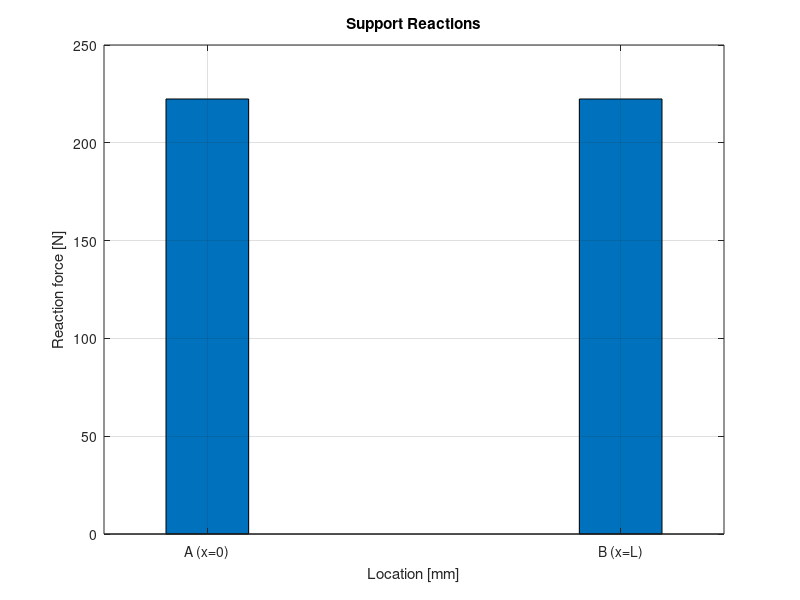
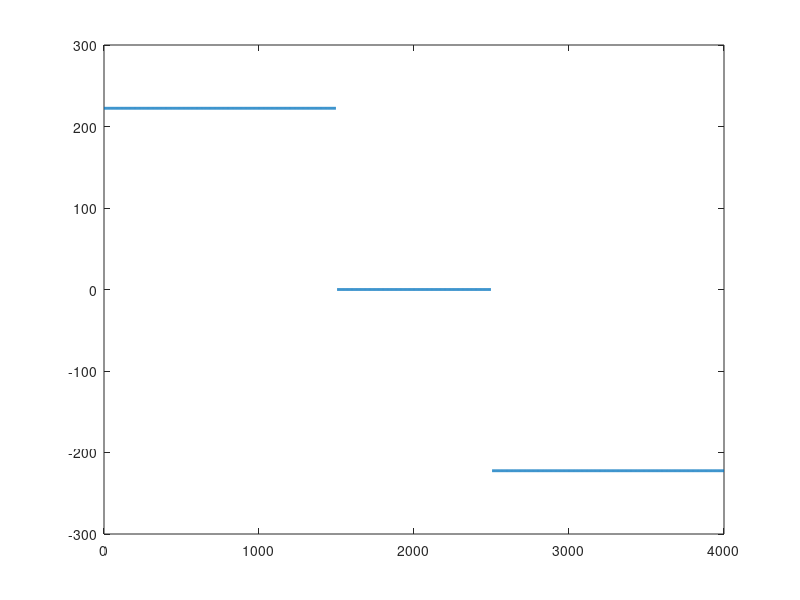

Reproduce these figures in MATLAB, in order. (Note: this script raises an error after producing the figures.)
clear; clc; close all;

%% ---- Inputs ----
E = 69000;        % [N/mm^2] Young's modulus
I = 2.475e6;      % [mm^4] second moment of area
P = 222.4;        % [N] each point load
L = 4000;         % [mm] span
d = 500;          % [mm] distance from midspan to each load

% Load locations (symmetric about midspan)
a = L/2 - d;      % left load position
b = L/2 + d;      % right load position

%% ---- Reactions (static equilibrium) ----
RA = P;           % [N]
RB = P;           % [N]

%% ---- Discretization ----
npts = 1001;
x = linspace(0,L,npts);

%% ---- Shear force V(x) [N] ----
V = zeros(size(x));

% Left of first load
left1 = x < a;
V(left1) = RA;

% Between the two loads
mid = x >= a & x < b;
V(mid) = RA - P;

% Right of second load
right1 = x >= b;
V(right1) = RA - P - P;   % = -P

% Put discontinuities at load points
[~,ia] = min(abs(x - a));
[~,ib] = min(abs(x - b));
V([ia ib]) = NaN;

%% ---- Bending moment M(x) [N*mm] ----
M = zeros(size(x));

% Region 1: 0 <= x < a
reg1 = x <= a;
M(reg1) = RA .* x(reg1);

% Region 2: a <= x < b
reg2 = (x >= a & x <= b);
M(reg2) = RA .* x(reg2) - P .* (x(reg2) - a);

% Region 3: b <= x <= L
reg3 = x >= b;
M(reg3) = RA .* x(reg3) - P .* (x(reg3) - a) - P .* (x(reg3) - b);

% Max moment occurs at midspan (symmetry)
Mmax = M(x == L/2);

%% ---- Deflection v(x) [mm], downward negative ----
% For multiple point loads, closed-form gets messy. 
% We'll solve using direct integration of EI*v''=M numerically.

dx = x(2)-x(1);
theta = cumtrapz(x, M/(E*I));          % slope (integration of curvature)
v = cumtrapz(x, theta);                % deflection

% Boundary condition corrections (v(0)=0, v(L)=0)
v = v - (v(end)/L).*x;  

% Max deflection (symmetric → at midspan)
[~,iVmax] = min(v);
vmax = v(iVmax);
xvmax = x(iVmax);

%% ---- Axial force N(x) [N] ----
N = zeros(size(x));  % zero for vertical point loads

%% ---- Plots ----
% 1) Reactions
figure;
bar([0 L],[RA RB],0.2);
title('Support Reactions');
xlabel('Location [mm]'); ylabel('Reaction force [N]');
set(gca,'XTick',[0 L],'XTickLabel',{'A (x=0)','B (x=L)'}); grid on;

% 2) Shear force
figure;
plot(x,V,'LineWidth',2); hold on;
xline(a,'--'); xline(b,'--');
legend('V(x)','Loads','Location','best');
title('Shear Force Diagram V(x)');
xlabel('x [mm]'); ylabel('Shear force [N]'); grid on;

% 3) Bending moment
figure;
plot(x,M,'LineWidth',2); hold on;
plot(xvmax,M(iVmax),'ro','MarkerFaceColor','r');
title('Bending Moment Diagram M(x)');
xlabel('x [mm]'); ylabel('Moment [N·mm]'); grid on;

% 4) Deflection
figure;
plot(x,v,'LineWidth',2); hold on;
plot(xvmax,vmax,'ro','MarkerFaceColor','r');
title('Deflection v(x) (downward negative)');
xlabel('x [mm]'); ylabel('Deflection [mm]'); grid on;

% 5) Axial force
figure;
plot(x,N,'LineWidth',2);
title('Axial Force N(x)');
xlabel('x [mm]'); ylabel('Axial force [N]'); grid on;

%% ---- Console summary ----
fprintf('Reactions: RA = %.3f N, RB = %.3f N\n', RA, RB);
fprintf('M_max at midspan: %.1f N·mm\n', M(L/2 == x));
fprintf('v_max at x = %.1f mm: v_max = %.4f mm (down)\n', xvmax, vmax);